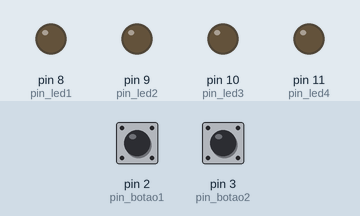
Simulated run of this sketch. Board: Arduino Uno, built with avr-gcc and run on an emulated ATmega328P. Parts: output pins drawn as LEDs (lit = HIGH). Inputs (shaded band) come from the test bench; at power-on: pin 2 (pin_botao1) HIGH, pin 3 (pin_botao2) HIGH.

Above: at 1.2 s.
1.3 s: pin 2 (pin_botao1) pulled LOW for 0.15 s
At 1.37 s:
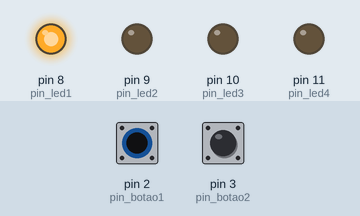
2.9 s: pin 3 (pin_botao2) pulled LOW for 0.15 s
At 2.97 s:
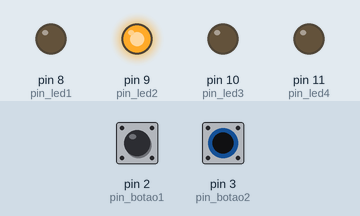
4.5 s: pin 3 (pin_botao2) pulled LOW for 3.2 s
At 8.9 s:
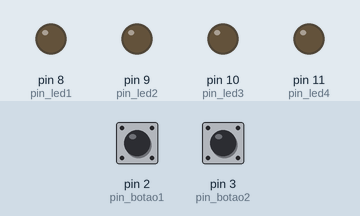
9.2 s: pin 2 (pin_botao1) pulled LOW for 3.2 s
At 10.0 s:
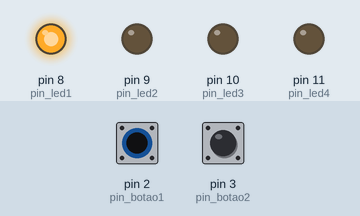
13.9 s: pin 2 (pin_botao1) driven LOW and pin 3 (pin_botao2) driven LOW
At 14.8 s:
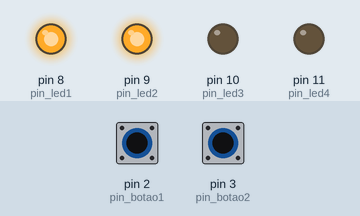
Timing chart, 0 to 16.4 s (numbered marks = the images above; inputs shaded):
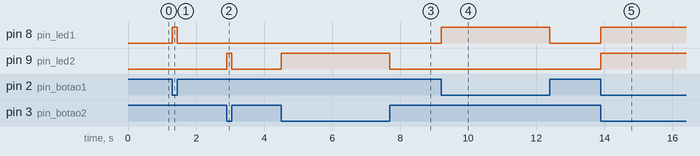

Measured:
- after the input at 1.3 s, pin 8 (pin_led1): LOW → HIGH at once, → LOW 0.15 s later
- after the input at 2.9 s, pin 9 (pin_led2): LOW → HIGH at once, → LOW 0.15 s later
- after the input at 4.5 s, pin 9 (pin_led2): LOW → HIGH at once, → LOW 3.2 s later
- after the input at 9.2 s, pin 8 (pin_led1): LOW → HIGH at once, → LOW 3.2 s later
- after the input at 13.9 s, pin 8 (pin_led1), pin 9 (pin_led2): LOW → HIGH at once

The sketch:

maquina_de_bombeamento.ino
```cpp
#define pin_led1 8
#define pin_led2 9
#define pin_led3 10
#define pin_led4 11
#define pin_botao1 2
#define pin_botao2 3
#define pin_botao3 4

void setup() {
  pinMode(pin_led1, OUTPUT);
  pinMode(pin_led2, OUTPUT);
  pinMode(pin_led3, OUTPUT);
  pinMode(pin_led4, OUTPUT);
  pinMode(pin_botao1, INPUT);
  pinMode(pin_botao2, INPUT);
  pinMode(pin_botao3, INPUT);
  Serial.begin(9600);
}

void loop() {
  bool sH = digitalRead(pin_botao1);
  bool sL = digitalRead(pin_botao2);

  if ((sL==0)&&(sH==0)) {
    digitalWrite(pin_led1, 1);
    digitalWrite(pin_led2, 1);
  }
  if ((sL==0)&&(sH==1)) {
    digitalWrite(pin_led1, 0);
    digitalWrite(pin_led2, 1);
  }
  if ((sL==1)&&(sH==0)) {
    digitalWrite(pin_led1, 1);
    digitalWrite(pin_led2, 0);
  }
  if ((sL==1)&&(sH==1)) {
    digitalWrite(pin_led1, 0);
    digitalWrite(pin_led2, 0);
  }
}
```
